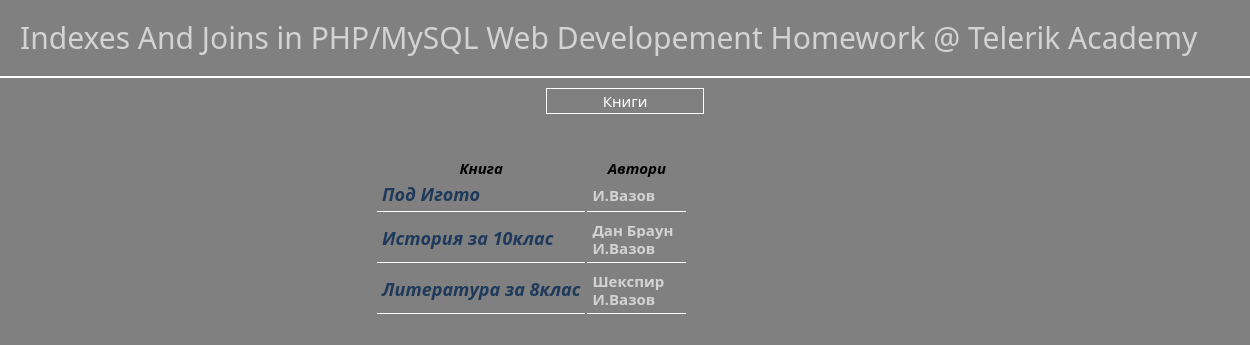
Screenshot of /homework4/booksList.php?authorID=4 with the database file from the repository.
### tables this page shows
CREATE TABLE IF NOT EXISTS `books_authors` (
  `book_id` int(11) NOT NULL,
  `author_id` int(11) NOT NULL,
  KEY `book_id` (`book_id`),
  KEY `author_id` (`author_id`)
);

CREATE TABLE IF NOT EXISTS `books` (
  `book_id` int(11) NOT NULL AUTO_INCREMENT,
  `book_title` varchar(250) NOT NULL,
  PRIMARY KEY (`book_id`)
);

CREATE TABLE IF NOT EXISTS `authors` (
  `author_id` int(11) NOT NULL AUTO_INCREMENT,
  `author_name` varchar(250) NOT NULL,
  PRIMARY KEY (`author_id`)
);

### homework4/booksList.php (the view, shortened to what this page needs)
<?php
include './includes/header.php';
require './includes/globals.php';
?>
<div class="index-btn"><a href="index.php">Книги</a></div>
<div class="table-wrapper">
<table>
<tr><th>Книга</th><th>Автори</th></tr>
<?php
        if ($connection) {
            if (isset($_GET['authorID']) && is_numeric($_GET['authorID'])) {
                $getAllBooksByAuthorQuery = mysqli_query($connection, 'SELECT * FROM authors INNER JOIN books_authors ON authors.author_id=books_authors.author_id INNER JOIN books ON books_authors.book_id=books.book_id WHERE authors.author_id="'.$_GET['authorID'].'"');
                if ($getAllBooksByAuthorQuery->num_rows > 0) {
                     while ($row=$getAllBooksByAuthorQuery->fetch_assoc()) {
                        echo '<tr><td><div class="book-title">'.$row['book_title'].'</div></td><td>';
                        $getAllAuthorsForGivenBookQuery = mysqli_query($connection, 'SELECT * FROM authors INNER JOIN books_authors ON authors.author_id=books_authors.author_id INNER JOIN books ON books_authors.book_id=books.book_id WHERE book_title="'.$row['book_title'].'"');
                        while ($row2=$getAllAuthorsForGivenBookQuery->fetch_assoc()) {
                            echo '<div class="author-name"><a href="booksList.php?authorID='.$row2['author_id'].'">'.$row2['author_name'].' </a></div>';
                        }
                     echo '</td><tr>';
                     }
                }
                else {
                    echo '<div class="error-msg">No such author or no books added with this author</div>';
                }
            }
            else {
                echo '<div class="error-msg">No such author</div>';
            }
        }
        else    {
            echo 'No connection to database - '.mysqli_connect_error();
        }
?>
</table>
</div>
<?php
include './includes/footer.php';
?>

### rows the page displays
books_authors: book.book_title "Под Игото", author.author_name "И.Вазов"
books_authors: book.book_title "История за 10клас", author.author_name "И.Вазов"
books_authors: author.author_name "Дан Браун"
books_authors: book.book_title "Литература за 8клас", author.author_name "И.Вазов"
books_authors: author.author_name "Шекспир"
